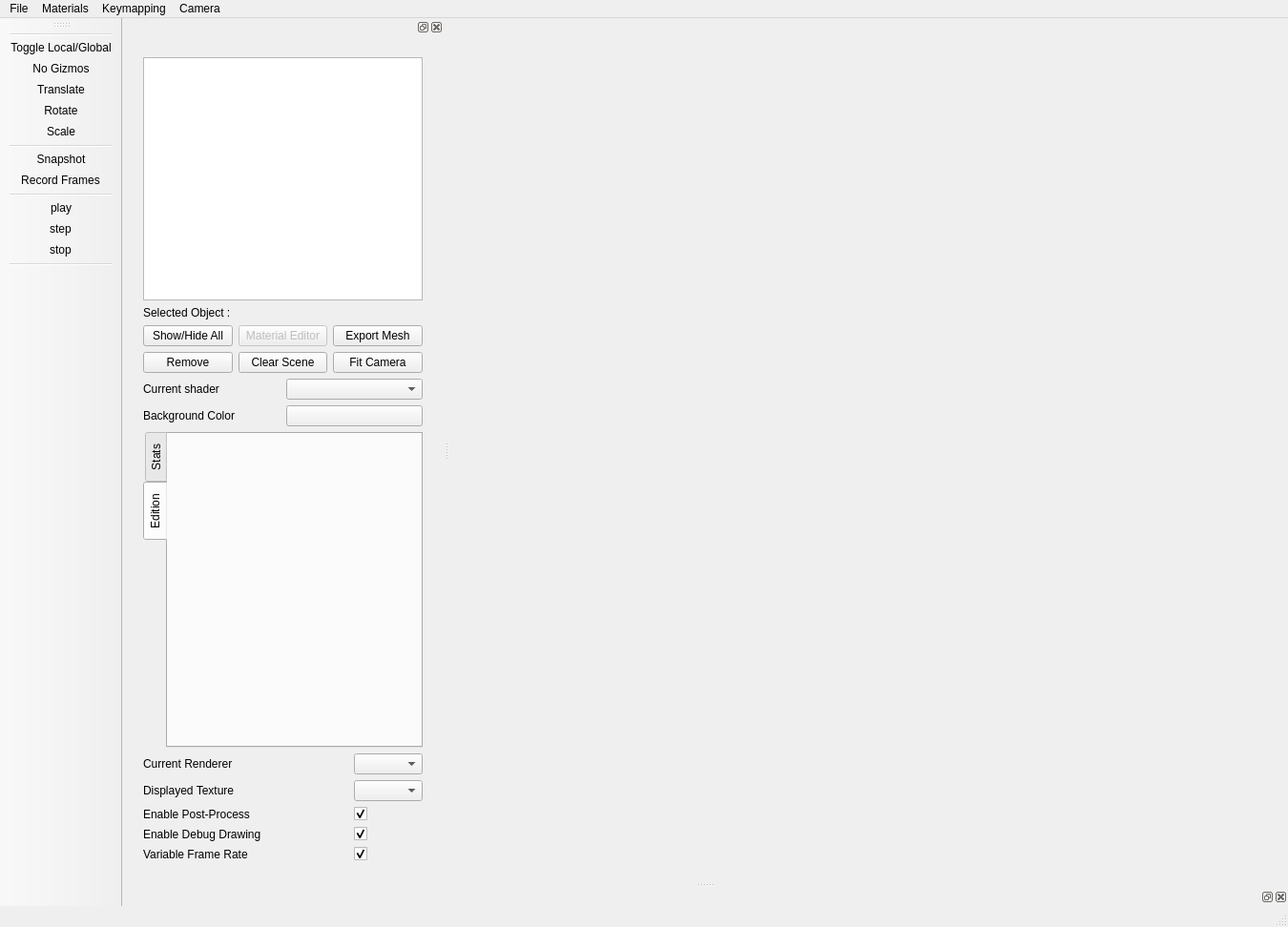
<?xml version="1.0" encoding="UTF-8"?>
<ui version="4.0">
 <class>MainWindow</class>
 <widget class="QMainWindow" name="MainWindow">
  <property name="geometry">
   <rect>
    <x>0</x>
    <y>0</y>
    <width>1350</width>
    <height>972</height>
   </rect>
  </property>
  <property name="sizePolicy">
   <sizepolicy hsizetype="Preferred" vsizetype="Preferred">
    <horstretch>0</horstretch>
    <verstretch>0</verstretch>
   </sizepolicy>
  </property>
  <property name="windowTitle">
   <string>MainWindow</string>
  </property>
  <widget class="QWidget" name="m_centralWidget"/>
  <widget class="QStatusBar" name="_statusBar"/>
  <widget class="QMenuBar" name="menuBar">
   <property name="geometry">
    <rect>
     <x>0</x>
     <y>0</y>
     <width>1350</width>
     <height>24</height>
    </rect>
   </property>
   <widget class="QMenu" name="menuFILE">
    <property name="title">
     <string>File</string>
    </property>
    <widget class="QMenu" name="menuPreferences">
     <property name="title">
      <string>Plugins</string>
     </property>
     <addaction name="actionAdd_plugin_path"/>
     <addaction name="actionClear_plugin_paths"/>
    </widget>
    <addaction name="actionOpenMesh"/>
    <addaction name="separator"/>
    <addaction name="actionAbout"/>
    <addaction name="menuPreferences"/>
    <addaction name="separator"/>
    <addaction name="actionExit"/>
   </widget>
   <widget class="QMenu" name="menuMisc">
    <property name="title">
     <string>Materials</string>
    </property>
    <addaction name="actionReload_Shaders"/>
    <addaction name="actionOpen_Material_Editor"/>
   </widget>
   <widget class="QMenu" name="menuKeymapping">
    <property name="title">
     <string>Keymapping</string>
    </property>
    <addaction name="actionReload_configuration"/>
    <addaction name="separator"/>
    <addaction name="actionLoad_configuration_file"/>
   </widget>
   <widget class="QMenu" name="menuCamera">
    <property name="title">
     <string>Camera</string>
    </property>
    <addaction name="actionTrackball"/>
    <addaction name="actionFlight"/>
   </widget>
   <addaction name="menuFILE"/>
   <addaction name="menuMisc"/>
   <addaction name="menuKeymapping"/>
   <addaction name="menuCamera"/>
  </widget>
  <widget class="QDockWidget" name="dockWidget">
   <attribute name="dockWidgetArea">
    <number>1</number>
   </attribute>
   <widget class="QWidget" name="dockWidgetContents">
    <layout class="QGridLayout" name="gridLayout">
     <item row="0" column="0">
      <widget class="QWidget" name="widget" native="true">
       <layout class="QVBoxLayout" name="verticalLayout_3">
        <item>
         <layout class="QVBoxLayout" name="verticalLayout_2">
          <item>
           <layout class="QVBoxLayout" name="verticalLayout_4">
            <item>
             <widget class="QTreeView" name="m_entitiesTreeView">
              <property name="minimumSize">
               <size>
                <width>0</width>
                <height>150</height>
               </size>
              </property>
              <property name="editTriggers">
               <set>QAbstractItemView::NoEditTriggers</set>
              </property>
              <property name="textElideMode">
               <enum>Qt::ElideRight</enum>
              </property>
             </widget>
            </item>
            <item>
             <layout class="QHBoxLayout" name="selectionLayout">
              <item>
               <widget class="QLabel" name="label_selected">
                <property name="text">
                 <string>Selected Object :</string>
                </property>
               </widget>
              </item>
              <item>
               <widget class="QLabel" name="m_selectedItemName">
                <property name="text">
                 <string/>
                </property>
               </widget>
              </item>
             </layout>
            </item>
            <item>
             <layout class="QGridLayout" name="gridLayout_4">
              <item row="0" column="1">
               <widget class="QPushButton" name="m_editRenderObjectButton">
                <property name="enabled">
                 <bool>false</bool>
                </property>
                <property name="text">
                 <string>Material Editor</string>
                </property>
               </widget>
              </item>
              <item row="0" column="2">
               <widget class="QPushButton" name="m_exportMeshButton">
                <property name="text">
                 <string>Export Mesh</string>
                </property>
               </widget>
              </item>
              <item row="1" column="2">
               <widget class="QPushButton" name="m_fitCameraButton">
                <property name="text">
                 <string>Fit Camera</string>
                </property>
               </widget>
              </item>
              <item row="1" column="0">
               <widget class="QPushButton" name="m_removeEntityButton">
                <property name="text">
                 <string>Remove</string>
                </property>
               </widget>
              </item>
              <item row="1" column="1">
               <widget class="QPushButton" name="m_clearSceneButton">
                <property name="text">
                 <string>Clear Scene</string>
                </property>
               </widget>
              </item>
              <item row="0" column="0">
               <widget class="QPushButton" name="m_showHideAllButton">
                <property name="text">
                 <string>Show/Hide All</string>
                </property>
               </widget>
              </item>
             </layout>
            </item>
           </layout>
          </item>
          <item>
           <layout class="QGridLayout" name="gridLayout_2">
            <item row="1" column="2">
             <widget class="QPushButton" name="m_currentColorButton">
              <property name="text">
               <string/>
              </property>
             </widget>
            </item>
            <item row="0" column="2">
             <widget class="QComboBox" name="m_currentShaderBox"/>
            </item>
            <item row="0" column="1">
             <widget class="QLabel" name="m_currentShaderBoxLabel">
              <property name="text">
               <string>Current shader</string>
              </property>
              <property name="buddy">
               <cstring>m_currentShaderBox</cstring>
              </property>
             </widget>
            </item>
            <item row="1" column="1">
             <widget class="QLabel" name="m_currentColorButtonLabel">
              <property name="text">
               <string>Background Color</string>
              </property>
              <property name="buddy">
               <cstring>m_currentColorButton</cstring>
              </property>
             </widget>
            </item>
           </layout>
          </item>
          <item>
           <widget class="QTabWidget" name="toolBox">
            <property name="minimumSize">
             <size>
              <width>250</width>
              <height>0</height>
             </size>
            </property>
            <property name="maximumSize">
             <size>
              <width>16777215</width>
              <height>500</height>
             </size>
            </property>
            <property name="tabPosition">
             <enum>QTabWidget::West</enum>
            </property>
            <property name="currentIndex">
             <number>1</number>
            </property>
            <widget class="QWidget" name="tab_stats">
             <attribute name="title">
              <string>Stats</string>
             </attribute>
             <layout class="QVBoxLayout" name="verticalLayout_10">
              <item>
               <layout class="QFormLayout" name="formLayout_6">
                <item row="0" column="0">
                 <widget class="QLabel" name="label_23">
                  <property name="text">
                   <string>Frames averaging over count</string>
                  </property>
                  <property name="buddy">
                   <cstring>m_avgFramesCount</cstring>
                  </property>
                 </widget>
                </item>
                <item row="0" column="1">
                 <widget class="QSpinBox" name="m_avgFramesCount">
                  <property name="minimum">
                   <number>1</number>
                  </property>
                  <property name="maximum">
                   <number>1000</number>
                  </property>
                  <property name="singleStep">
                   <number>10</number>
                  </property>
                  <property name="value">
                   <number>100</number>
                  </property>
                 </widget>
                </item>
               </layout>
              </item>
              <item>
               <widget class="QLabel" name="m_frameA2BLabel">
                <property name="text">
                 <string>Frames #a to #b stats :</string>
                </property>
               </widget>
              </item>
              <item>
               <widget class="QLabel" name="m_labelCount">
                <property name="text">
                 <string>Rendering #f faces and #v vertices</string>
                </property>
               </widget>
              </item>
              <item>
               <layout class="QGridLayout" name="gridLayout_6">
                <item row="2" column="0">
                 <widget class="QLabel" name="label_26">
                  <property name="text">
                   <string>Render</string>
                  </property>
                 </widget>
                </item>
                <item row="0" column="0">
                 <widget class="QLabel" name="label_25">
                  <property name="text">
                   <string/>
                  </property>
                 </widget>
                </item>
                <item row="3" column="0">
                 <widget class="QLabel" name="label_27">
                  <property name="text">
                   <string>Tasks</string>
                  </property>
                 </widget>
                </item>
                <item row="0" column="1">
                 <widget class="QLabel" name="label_29">
                  <property name="text">
                   <string>Average time (µs)</string>
                  </property>
                 </widget>
                </item>
                <item row="4" column="0">
                 <widget class="QLabel" name="label_28">
                  <property name="text">
                   <string>Frame</string>
                  </property>
                 </widget>
                </item>
                <item row="0" column="2">
                 <widget class="QLabel" name="label_30">
                  <property name="text">
                   <string>Updates / second</string>
                  </property>
                 </widget>
                </item>
                <item row="2" column="2">
                 <widget class="QLabel" name="m_renderUpdates">
                  <property name="text">
                   <string>render</string>
                  </property>
                  <property name="alignment">
                   <set>Qt::AlignRight|Qt::AlignTrailing|Qt::AlignVCenter</set>
                  </property>
                 </widget>
                </item>
                <item row="3" column="2">
                 <widget class="QLabel" name="m_tasksUpdates">
                  <property name="text">
                   <string>tasks</string>
                  </property>
                  <property name="alignment">
                   <set>Qt::AlignRight|Qt::AlignTrailing|Qt::AlignVCenter</set>
                  </property>
                 </widget>
                </item>
                <item row="4" column="2">
                 <widget class="QLabel" name="m_frameUpdates">
                  <property name="text">
                   <string>frame</string>
                  </property>
                  <property name="alignment">
                   <set>Qt::AlignRight|Qt::AlignTrailing|Qt::AlignVCenter</set>
                  </property>
                 </widget>
                </item>
                <item row="2" column="1">
                 <widget class="QLabel" name="m_renderTime">
                  <property name="text">
                   <string>render</string>
                  </property>
                  <property name="alignment">
                   <set>Qt::AlignRight|Qt::AlignTrailing|Qt::AlignVCenter</set>
                  </property>
                 </widget>
                </item>
                <item row="3" column="1">
                 <widget class="QLabel" name="m_tasksTime">
                  <property name="text">
                   <string>tasks</string>
                  </property>
                  <property name="alignment">
                   <set>Qt::AlignRight|Qt::AlignTrailing|Qt::AlignVCenter</set>
                  </property>
                 </widget>
                </item>
                <item row="4" column="1">
                 <widget class="QLabel" name="m_frameTime">
                  <property name="text">
                   <string>frame</string>
                  </property>
                  <property name="alignment">
                   <set>Qt::AlignRight|Qt::AlignTrailing|Qt::AlignVCenter</set>
                  </property>
                 </widget>
                </item>
                <item row="1" column="0">
                 <widget class="QLabel" name="label_4">
                  <property name="text">
                   <string>Events</string>
                  </property>
                 </widget>
                </item>
                <item row="1" column="1">
                 <widget class="QLabel" name="m_eventsTime">
                  <property name="text">
                   <string>events</string>
                  </property>
                  <property name="alignment">
                   <set>Qt::AlignRight|Qt::AlignTrailing|Qt::AlignVCenter</set>
                  </property>
                  <property name="events" stdset="0">
                   <string>render</string>
                  </property>
                 </widget>
                </item>
                <item row="1" column="2">
                 <widget class="QLabel" name="m_eventsUpdates">
                  <property name="text">
                   <string>events</string>
                  </property>
                  <property name="alignment">
                   <set>Qt::AlignRight|Qt::AlignTrailing|Qt::AlignVCenter</set>
                  </property>
                 </widget>
                </item>
               </layout>
              </item>
              <item>
               <layout class="QFormLayout" name="formLayout_7">
                <item row="1" column="0">
                 <widget class="QLabel" name="label_24">
                  <property name="text">
                   <string>Average framerate :</string>
                  </property>
                 </widget>
                </item>
                <item row="1" column="1">
                 <widget class="QLabel" name="m_avgFramerate">
                  <property name="text">
                   <string>fps</string>
                  </property>
                 </widget>
                </item>
               </layout>
              </item>
              <item>
               <layout class="QHBoxLayout" name="horizontalLayout">
                <property name="bottomMargin">
                 <number>0</number>
                </property>
                <item>
                 <widget class="QCheckBox" name="m_printGraph">
                  <property name="text">
                   <string>Print Graph</string>
                  </property>
                 </widget>
                </item>
                <item>
                 <widget class="QCheckBox" name="m_printTimings">
                  <property name="text">
                   <string>Print Timings</string>
                  </property>
                 </widget>
                </item>
               </layout>
              </item>
              <item>
               <spacer name="verticalSpacer">
                <property name="orientation">
                 <enum>Qt::Vertical</enum>
                </property>
                <property name="sizeHint" stdset="0">
                 <size>
                  <width>20</width>
                  <height>40</height>
                 </size>
                </property>
               </spacer>
              </item>
             </layout>
            </widget>
            <widget class="Ra::Gui::TransformEditorWidget" name="tab_edition">
             <attribute name="title">
              <string>Edition</string>
             </attribute>
            </widget>
           </widget>
          </item>
         </layout>
        </item>
        <item>
         <layout class="QGridLayout" name="gridLayout_3" rowstretch="0,0,0,0,0" columnstretch="1,0">
          <item row="3" column="0">
           <widget class="QLabel" name="label_6">
            <property name="text">
             <string>Enable Debug Drawing</string>
            </property>
           </widget>
          </item>
          <item row="1" column="0">
           <widget class="QLabel" name="label_2">
            <property name="text">
             <string>Displayed Texture</string>
            </property>
            <property name="buddy">
             <cstring>m_displayedTextureCombo</cstring>
            </property>
           </widget>
          </item>
          <item row="2" column="1">
           <widget class="QCheckBox" name="m_enablePostProcess">
            <property name="enabled">
             <bool>true</bool>
            </property>
            <property name="text">
             <string/>
            </property>
            <property name="checked">
             <bool>true</bool>
            </property>
            <property name="tristate">
             <bool>false</bool>
            </property>
           </widget>
          </item>
          <item row="4" column="1">
           <widget class="QCheckBox" name="m_realFrameRate">
            <property name="enabled">
             <bool>true</bool>
            </property>
            <property name="text">
             <string/>
            </property>
            <property name="checked">
             <bool>true</bool>
            </property>
            <property name="tristate">
             <bool>false</bool>
            </property>
           </widget>
          </item>
          <item row="3" column="1">
           <widget class="QCheckBox" name="m_enableDebugDraw">
            <property name="enabled">
             <bool>true</bool>
            </property>
            <property name="text">
             <string/>
            </property>
            <property name="checked">
             <bool>true</bool>
            </property>
            <property name="tristate">
             <bool>false</bool>
            </property>
           </widget>
          </item>
          <item row="2" column="0">
           <widget class="QLabel" name="label_5">
            <property name="text">
             <string>Enable Post-Process</string>
            </property>
           </widget>
          </item>
          <item row="4" column="0">
           <widget class="QLabel" name="label_7">
            <property name="text">
             <string>Variable Frame Rate</string>
            </property>
           </widget>
          </item>
          <item row="1" column="1">
           <widget class="QComboBox" name="m_displayedTextureCombo"/>
          </item>
          <item row="0" column="0">
           <widget class="QLabel" name="label_8">
            <property name="text">
             <string>Current Renderer</string>
            </property>
            <property name="buddy">
             <cstring>m_currentRendererCombo</cstring>
            </property>
           </widget>
          </item>
          <item row="0" column="1">
           <widget class="QComboBox" name="m_currentRendererCombo"/>
          </item>
         </layout>
        </item>
       </layout>
      </widget>
     </item>
    </layout>
   </widget>
  </widget>
  <widget class="QToolBar" name="toolBar">
   <property name="windowTitle">
    <string>toolBar</string>
   </property>
   <attribute name="toolBarArea">
    <enum>LeftToolBarArea</enum>
   </attribute>
   <attribute name="toolBarBreak">
    <bool>false</bool>
   </attribute>
   <addaction name="separator"/>
   <addaction name="actionToggle_Local_Global"/>
   <addaction name="actionGizmoOff"/>
   <addaction name="actionGizmoTranslate"/>
   <addaction name="actionGizmoRotate"/>
   <addaction name="actionGizmoScale"/>
   <addaction name="separator"/>
   <addaction name="actionSnapshot"/>
   <addaction name="actionRecord_Frames"/>
   <addaction name="separator"/>
   <addaction name="actionPlay"/>
   <addaction name="actionStep"/>
   <addaction name="actionStop"/>
   <addaction name="separator"/>
  </widget>
  <widget class="QDockWidget" name="dockWidget_2">
   <attribute name="dockWidgetArea">
    <number>8</number>
   </attribute>
   <widget class="QWidget" name="dockWidgetContents_2"/>
  </widget>
  <action name="actionOpenMesh">
   <property name="text">
    <string>Open...</string>
   </property>
   <property name="toolTip">
    <string>Open...</string>
   </property>
   <property name="shortcut">
    <string>Ctrl+O</string>
   </property>
  </action>
  <action name="actionExit">
   <property name="text">
    <string>Exit</string>
   </property>
   <property name="shortcut">
    <string>Ctrl+Q</string>
   </property>
  </action>
  <action name="actionReload_Shaders">
   <property name="text">
    <string>Reload Shaders</string>
   </property>
   <property name="shortcut">
    <string>Ctrl+R</string>
   </property>
  </action>
  <action name="actionGizmoTranslate">
   <property name="checkable">
    <bool>false</bool>
   </property>
   <property name="icon">
    <iconset>
     <normalon>:/Resources/Icons/translate.png</normalon>
    </iconset>
   </property>
   <property name="text">
    <string>Translate</string>
   </property>
   <property name="toolTip">
    <string>Translate selected object</string>
   </property>
  </action>
  <action name="actionGizmoRotate">
   <property name="checkable">
    <bool>false</bool>
   </property>
   <property name="icon">
    <iconset>
     <normalon>:/Resources/Icons/rotate.png</normalon>
    </iconset>
   </property>
   <property name="text">
    <string>Rotate</string>
   </property>
   <property name="toolTip">
    <string>Rotate selected object</string>
   </property>
  </action>
  <action name="actionToggle_Local_Global">
   <property name="checkable">
    <bool>true</bool>
   </property>
   <property name="icon">
    <iconset>
     <normalon>:/Resources/Icons/gizmo.png</normalon>
    </iconset>
   </property>
   <property name="text">
    <string>Toggle Local/Global</string>
   </property>
   <property name="toolTip">
    <string>Changes the transform edition mode</string>
   </property>
  </action>
  <action name="actionGizmoOff">
   <property name="checkable">
    <bool>false</bool>
   </property>
   <property name="checked">
    <bool>false</bool>
   </property>
   <property name="icon">
    <iconset>
     <normalon>:/Resources/Icons/select.png</normalon>
    </iconset>
   </property>
   <property name="text">
    <string>No Gizmos</string>
   </property>
   <property name="toolTip">
    <string>Disable transform gizmo.</string>
   </property>
  </action>
  <action name="actionOpen_Material_Editor">
   <property name="text">
    <string>Open Material Editor</string>
   </property>
   <property name="shortcut">
    <string>Alt+M</string>
   </property>
  </action>
  <action name="actionRecord_Frames">
   <property name="checkable">
    <bool>true</bool>
   </property>
   <property name="icon">
    <iconset resource="../../Resources/ApplicationIcons.qrc">
     <normaloff>:/Resources/Icons/rec.png</normaloff>
     <normalon>:/Resources/Icons/rec_on.png</normalon>:/Resources/Icons/rec.png</iconset>
   </property>
   <property name="text">
    <string>Record Frames</string>
   </property>
  </action>
  <action name="actionReload_configuration">
   <property name="text">
    <string>Reload configuration</string>
   </property>
   <property name="shortcut">
    <string>Ctrl+Shift+R</string>
   </property>
  </action>
  <action name="actionLoad_configuration_file">
   <property name="text">
    <string>Load configuration file...</string>
   </property>
   <property name="shortcut">
    <string>Ctrl+Shift+O</string>
   </property>
  </action>
  <action name="actionGizmoScale">
   <property name="checkable">
    <bool>false</bool>
   </property>
   <property name="icon">
    <iconset resource="../../Resources/ApplicationIcons.qrc">
     <normaloff>:/Resources/Icons/scale.png</normaloff>:/Resources/Icons/scale.png</iconset>
   </property>
   <property name="text">
    <string>Scale</string>
   </property>
   <property name="toolTip">
    <string>Scale selected object</string>
   </property>
  </action>
  <action name="actionSnapshot">
   <property name="icon">
    <iconset resource="../../Resources/ApplicationIcons.qrc">
     <normaloff>:/Resources/Icons/screenshot.png</normaloff>:/Resources/Icons/screenshot.png</iconset>
   </property>
   <property name="text">
    <string>Snapshot</string>
   </property>
   <property name="toolTip">
    <string>Takes a shnapshot of the current view</string>
   </property>
  </action>
  <action name="actionTrackball">
   <property name="text">
    <string>Trackball</string>
   </property>
   <property name="toolTip">
    <string>Trackball Manipulator</string>
   </property>
   <property name="shortcut">
    <string>Ctrl+T</string>
   </property>
  </action>
  <action name="actionFlight">
   <property name="text">
    <string>Flight</string>
   </property>
   <property name="toolTip">
    <string>Flight Manipulator</string>
   </property>
   <property name="shortcut">
    <string>Ctrl+F</string>
   </property>
  </action>
  <action name="actionPlay">
   <property name="checkable">
    <bool>true</bool>
   </property>
   <property name="enabled">
    <bool>true</bool>
   </property>
   <property name="icon">
    <iconset resource="../../Resources/ApplicationIcons.qrc">
     <normaloff>:/Resources/Icons/play_off.png</normaloff>
     <normalon>:/Resources/Icons/pause_off.png</normalon>
     <activeoff>:/Resources/Icons/play_on.png</activeoff>
     <activeon>:/Resources/Icons/pause_on.png</activeon>:/Resources/Icons/play_off.png</iconset>
   </property>
   <property name="text">
    <string>play</string>
   </property>
   <property name="toolTip">
    <string>Play / Pause</string>
   </property>
   <property name="shortcut">
    <string>Space</string>
   </property>
  </action>
  <action name="actionStop">
   <property name="icon">
    <iconset resource="../../Resources/ApplicationIcons.qrc">
     <normaloff>:/Resources/Icons/stop_off.png</normaloff>
     <normalon>:/Resources/Icons/stop_off.png</normalon>
     <activeoff>:/Resources/Icons/stop_on.png</activeoff>
     <activeon>:/Resources/Icons/stop_on.png</activeon>:/Resources/Icons/stop_off.png</iconset>
   </property>
   <property name="text">
    <string>stop</string>
   </property>
   <property name="toolTip">
    <string>Reset</string>
   </property>
   <property name="shortcut">
    <string>Backspace</string>
   </property>
  </action>
  <action name="actionStep">
   <property name="checkable">
    <bool>false</bool>
   </property>
   <property name="icon">
    <iconset resource="../../Resources/ApplicationIcons.qrc">
     <normaloff>:/Resources/Icons/step_off.png</normaloff>
     <normalon>:/Resources/Icons/step_on.png</normalon>
     <activeoff>:/Resources/Icons/step_on.png</activeoff>:/Resources/Icons/step_off.png</iconset>
   </property>
   <property name="text">
    <string>step</string>
   </property>
   <property name="toolTip">
    <string>Step</string>
   </property>
   <property name="shortcut">
    <string>Ctrl+Space</string>
   </property>
  </action>
  <action name="actionAbout">
   <property name="text">
    <string>About</string>
   </property>
  </action>
  <action name="actionAdd_plugin_path">
   <property name="text">
    <string>Add plugin path</string>
   </property>
   <property name="shortcut">
    <string>Ctrl+P</string>
   </property>
  </action>
  <action name="actionClear_plugin_paths">
   <property name="text">
    <string>Clear plugin paths</string>
   </property>
  </action>
 </widget>
 <layoutdefault spacing="6" margin="11"/>
 <customwidgets>
  <customwidget>
   <class>Ra::Gui::TransformEditorWidget</class>
   <extends>QWidget</extends>
   <header>Gui/TransformEditorWidget.hpp</header>
   <container>1</container>
  </customwidget>
 </customwidgets>
 <tabstops>
  <tabstop>m_entitiesTreeView</tabstop>
  <tabstop>m_showHideAllButton</tabstop>
  <tabstop>m_editRenderObjectButton</tabstop>
  <tabstop>m_exportMeshButton</tabstop>
  <tabstop>m_removeEntityButton</tabstop>
  <tabstop>m_clearSceneButton</tabstop>
  <tabstop>m_fitCameraButton</tabstop>
  <tabstop>m_currentShaderBox</tabstop>
  <tabstop>m_currentColorButton</tabstop>
  <tabstop>toolBox</tabstop>
  <tabstop>m_currentRendererCombo</tabstop>
  <tabstop>m_displayedTextureCombo</tabstop>
  <tabstop>m_enablePostProcess</tabstop>
  <tabstop>m_realFrameRate</tabstop>
  <tabstop>m_enableDebugDraw</tabstop>
  <tabstop>m_avgFramesCount</tabstop>
  <tabstop>m_printGraph</tabstop>
  <tabstop>m_printTimings</tabstop>
 </tabstops>
 <resources>
  <include location="../../Resources/ApplicationIcons.qrc"/>
 </resources>
 <connections>
  <connection>
   <sender>actionExit</sender>
   <signal>triggered()</signal>
   <receiver>MainWindow</receiver>
   <slot>close()</slot>
   <hints>
    <hint type="sourcelabel">
     <x>-1</x>
     <y>-1</y>
    </hint>
    <hint type="destinationlabel">
     <x>518</x>
     <y>373</y>
    </hint>
   </hints>
  </connection>
 </connections>
</ui>
